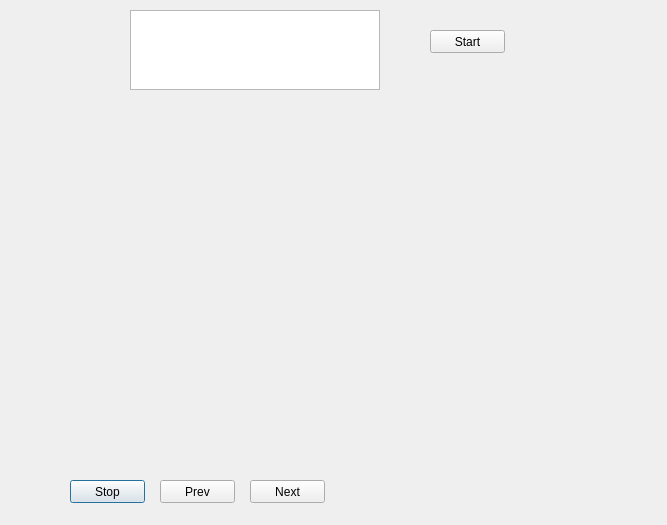
<?xml version="1.0" encoding="UTF-8"?>
<ui version="4.0">
 <class>GraphOutput</class>
 <widget class="QDialog" name="GraphOutput">
  <property name="geometry">
   <rect>
    <x>0</x>
    <y>0</y>
    <width>667</width>
    <height>525</height>
   </rect>
  </property>
  <property name="windowTitle">
   <string>Dialog</string>
  </property>
  <widget class="QPushButton" name="stopPushButton">
   <property name="geometry">
    <rect>
     <x>70</x>
     <y>480</y>
     <width>75</width>
     <height>23</height>
    </rect>
   </property>
   <property name="cursor">
    <cursorShape>PointingHandCursor</cursorShape>
   </property>
   <property name="text">
    <string>Stop</string>
   </property>
  </widget>
  <widget class="QPushButton" name="prevPushButton">
   <property name="geometry">
    <rect>
     <x>160</x>
     <y>480</y>
     <width>75</width>
     <height>23</height>
    </rect>
   </property>
   <property name="cursor">
    <cursorShape>PointingHandCursor</cursorShape>
   </property>
   <property name="text">
    <string>Prev</string>
   </property>
  </widget>
  <widget class="QScrollArea" name="scrollGraph">
   <property name="geometry">
    <rect>
     <x>50</x>
     <y>100</y>
     <width>491</width>
     <height>361</height>
    </rect>
   </property>
   <property name="frameShape">
    <enum>QFrame::NoFrame</enum>
   </property>
   <property name="verticalScrollBarPolicy">
    <enum>Qt::ScrollBarAsNeeded</enum>
   </property>
   <property name="sizeAdjustPolicy">
    <enum>QAbstractScrollArea::AdjustToContents</enum>
   </property>
   <property name="widgetResizable">
    <bool>true</bool>
   </property>
   <property name="alignment">
    <set>Qt::AlignCenter</set>
   </property>
   <widget class="QWidget" name="scrollAreaWidgetContents">
    <property name="geometry">
     <rect>
      <x>0</x>
      <y>0</y>
      <width>491</width>
      <height>361</height>
     </rect>
    </property>
    <widget class="QLabel" name="wait">
     <property name="geometry">
      <rect>
       <x>-10</x>
       <y>90</y>
       <width>81</width>
       <height>81</height>
      </rect>
     </property>
     <property name="text">
      <string/>
     </property>
    </widget>
   </widget>
  </widget>
  <widget class="QPushButton" name="nextPushButton">
   <property name="geometry">
    <rect>
     <x>250</x>
     <y>480</y>
     <width>75</width>
     <height>23</height>
    </rect>
   </property>
   <property name="cursor">
    <cursorShape>PointingHandCursor</cursorShape>
   </property>
   <property name="text">
    <string>Next</string>
   </property>
  </widget>
  <widget class="QTextBrowser" name="resultTextBrowser">
   <property name="geometry">
    <rect>
     <x>130</x>
     <y>10</y>
     <width>250</width>
     <height>80</height>
    </rect>
   </property>
  </widget>
  <widget class="QPushButton" name="startPushButton">
   <property name="geometry">
    <rect>
     <x>430</x>
     <y>30</y>
     <width>75</width>
     <height>23</height>
    </rect>
   </property>
   <property name="cursor">
    <cursorShape>PointingHandCursor</cursorShape>
   </property>
   <property name="text">
    <string>Start</string>
   </property>
  </widget>
 </widget>
 <resources/>
 <connections/>
</ui>
